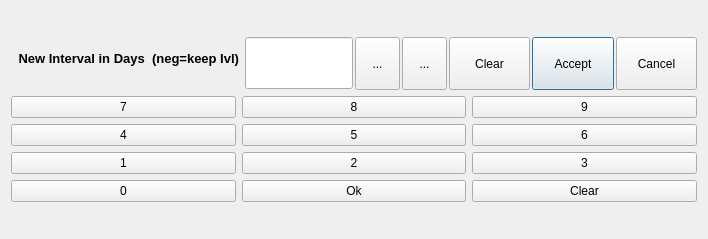
<?xml version="1.0" encoding="UTF-8"?>
<ui version="4.0">
 <class>Dialog</class>
 <widget class="QDialog" name="Dialog">
  <property name="windowModality">
   <enum>Qt::WindowModal</enum>
  </property>
  <property name="geometry">
   <rect>
    <x>0</x>
    <y>0</y>
    <width>708</width>
    <height>239</height>
   </rect>
  </property>
  <property name="sizePolicy">
   <sizepolicy hsizetype="Fixed" vsizetype="Fixed">
    <horstretch>0</horstretch>
    <verstretch>0</verstretch>
   </sizepolicy>
  </property>
  <property name="windowTitle">
   <string>Reschedule</string>
  </property>
  <layout class="QGridLayout" name="gridLayout">
   <item row="0" column="0">
    <layout class="QVBoxLayout" name="verticalLayout">
     <item>
      <layout class="QHBoxLayout" name="hL_top">
       <property name="spacing">
        <number>2</number>
       </property>
       <item>
        <layout class="QHBoxLayout" name="hleft">
         <property name="spacing">
          <number>6</number>
         </property>
         <property name="sizeConstraint">
          <enum>QLayout::SetFixedSize</enum>
         </property>
         <item>
          <widget class="QLabel" name="label_2">
           <property name="enabled">
            <bool>true</bool>
           </property>
           <property name="sizePolicy">
            <sizepolicy hsizetype="Preferred" vsizetype="Preferred">
             <horstretch>2</horstretch>
             <verstretch>0</verstretch>
            </sizepolicy>
           </property>
           <property name="minimumSize">
            <size>
             <width>0</width>
             <height>52</height>
            </size>
           </property>
           <property name="maximumSize">
            <size>
             <width>16777215</width>
             <height>24</height>
            </size>
           </property>
           <property name="font">
            <font>
             <pointsize>10</pointsize>
             <weight>75</weight>
             <bold>true</bold>
            </font>
           </property>
           <property name="contextMenuPolicy">
            <enum>Qt::NoContextMenu</enum>
           </property>
           <property name="text">
            <string>New Interval in Days  (neg=keep Ivl)</string>
           </property>
           <property name="textFormat">
            <enum>Qt::PlainText</enum>
           </property>
           <property name="scaledContents">
            <bool>false</bool>
           </property>
           <property name="alignment">
            <set>Qt::AlignRight|Qt::AlignTop|Qt::AlignTrailing</set>
           </property>
           <property name="wordWrap">
            <bool>true</bool>
           </property>
          </widget>
         </item>
         <item>
          <widget class="QLineEdit" name="lineEdit">
           <property name="enabled">
            <bool>true</bool>
           </property>
           <property name="sizePolicy">
            <sizepolicy hsizetype="Minimum" vsizetype="Fixed">
             <horstretch>0</horstretch>
             <verstretch>0</verstretch>
            </sizepolicy>
           </property>
           <property name="minimumSize">
            <size>
             <width>0</width>
             <height>52</height>
            </size>
           </property>
           <property name="alignment">
            <set>Qt::AlignRight|Qt::AlignTrailing|Qt::AlignVCenter</set>
           </property>
          </widget>
         </item>
        </layout>
       </item>
       <item>
        <layout class="QHBoxLayout" name="hright">
         <property name="sizeConstraint">
          <enum>QLayout::SetFixedSize</enum>
         </property>
         <item>
          <widget class="QToolButton" name="tb_down">
           <property name="sizePolicy">
            <sizepolicy hsizetype="Fixed" vsizetype="Fixed">
             <horstretch>1</horstretch>
             <verstretch>0</verstretch>
            </sizepolicy>
           </property>
           <property name="minimumSize">
            <size>
             <width>45</width>
             <height>53</height>
            </size>
           </property>
           <property name="text">
            <string>...</string>
           </property>
          </widget>
         </item>
         <item>
          <widget class="QToolButton" name="tb_up">
           <property name="sizePolicy">
            <sizepolicy hsizetype="Fixed" vsizetype="Fixed">
             <horstretch>1</horstretch>
             <verstretch>0</verstretch>
            </sizepolicy>
           </property>
           <property name="minimumSize">
            <size>
             <width>45</width>
             <height>53</height>
            </size>
           </property>
           <property name="text">
            <string>...</string>
           </property>
          </widget>
         </item>
         <item>
          <widget class="QPushButton" name="pb_u_clear">
           <property name="sizePolicy">
            <sizepolicy hsizetype="Minimum" vsizetype="Fixed">
             <horstretch>0</horstretch>
             <verstretch>0</verstretch>
            </sizepolicy>
           </property>
           <property name="minimumSize">
            <size>
             <width>0</width>
             <height>53</height>
            </size>
           </property>
           <property name="text">
            <string>Clear</string>
           </property>
           <property name="autoDefault">
            <bool>false</bool>
           </property>
          </widget>
         </item>
         <item>
          <widget class="QPushButton" name="pb_u_accept">
           <property name="sizePolicy">
            <sizepolicy hsizetype="Minimum" vsizetype="Fixed">
             <horstretch>0</horstretch>
             <verstretch>0</verstretch>
            </sizepolicy>
           </property>
           <property name="minimumSize">
            <size>
             <width>0</width>
             <height>53</height>
            </size>
           </property>
           <property name="text">
            <string>Accept</string>
           </property>
           <property name="autoDefault">
            <bool>false</bool>
           </property>
           <property name="default">
            <bool>true</bool>
           </property>
          </widget>
         </item>
         <item>
          <widget class="QPushButton" name="pb_u_cancel">
           <property name="sizePolicy">
            <sizepolicy hsizetype="Minimum" vsizetype="Fixed">
             <horstretch>0</horstretch>
             <verstretch>0</verstretch>
            </sizepolicy>
           </property>
           <property name="minimumSize">
            <size>
             <width>0</width>
             <height>53</height>
            </size>
           </property>
           <property name="text">
            <string>Cancel</string>
           </property>
           <property name="autoDefault">
            <bool>false</bool>
           </property>
          </widget>
         </item>
        </layout>
       </item>
      </layout>
     </item>
     <item>
      <layout class="QHBoxLayout" name="hL_lowerhalf" stretch="0,0">
       <property name="spacing">
        <number>6</number>
       </property>
       <property name="sizeConstraint">
        <enum>QLayout::SetNoConstraint</enum>
       </property>
       <item>
        <layout class="QVBoxLayout" name="vL_calc">
         <item>
          <layout class="QHBoxLayout" name="hLc7">
           <item>
            <widget class="QPushButton" name="pbc7">
             <property name="sizePolicy">
              <sizepolicy hsizetype="Minimum" vsizetype="Preferred">
               <horstretch>0</horstretch>
               <verstretch>0</verstretch>
              </sizepolicy>
             </property>
             <property name="text">
              <string>7</string>
             </property>
             <property name="autoDefault">
              <bool>false</bool>
             </property>
            </widget>
           </item>
           <item>
            <widget class="QPushButton" name="pbc8">
             <property name="sizePolicy">
              <sizepolicy hsizetype="Minimum" vsizetype="Preferred">
               <horstretch>0</horstretch>
               <verstretch>0</verstretch>
              </sizepolicy>
             </property>
             <property name="text">
              <string>8</string>
             </property>
             <property name="autoDefault">
              <bool>false</bool>
             </property>
            </widget>
           </item>
           <item>
            <widget class="QPushButton" name="pbc9">
             <property name="sizePolicy">
              <sizepolicy hsizetype="Minimum" vsizetype="Preferred">
               <horstretch>0</horstretch>
               <verstretch>0</verstretch>
              </sizepolicy>
             </property>
             <property name="text">
              <string>9</string>
             </property>
             <property name="autoDefault">
              <bool>false</bool>
             </property>
            </widget>
           </item>
          </layout>
         </item>
         <item>
          <layout class="QHBoxLayout" name="hLc4">
           <item>
            <widget class="QPushButton" name="pbc4">
             <property name="sizePolicy">
              <sizepolicy hsizetype="Minimum" vsizetype="Preferred">
               <horstretch>0</horstretch>
               <verstretch>0</verstretch>
              </sizepolicy>
             </property>
             <property name="text">
              <string>4</string>
             </property>
             <property name="autoDefault">
              <bool>false</bool>
             </property>
            </widget>
           </item>
           <item>
            <widget class="QPushButton" name="pbc5">
             <property name="sizePolicy">
              <sizepolicy hsizetype="Minimum" vsizetype="Preferred">
               <horstretch>0</horstretch>
               <verstretch>0</verstretch>
              </sizepolicy>
             </property>
             <property name="text">
              <string>5</string>
             </property>
             <property name="autoDefault">
              <bool>false</bool>
             </property>
            </widget>
           </item>
           <item>
            <widget class="QPushButton" name="pbc6">
             <property name="sizePolicy">
              <sizepolicy hsizetype="Minimum" vsizetype="Preferred">
               <horstretch>0</horstretch>
               <verstretch>0</verstretch>
              </sizepolicy>
             </property>
             <property name="text">
              <string>6</string>
             </property>
             <property name="autoDefault">
              <bool>false</bool>
             </property>
            </widget>
           </item>
          </layout>
         </item>
         <item>
          <layout class="QHBoxLayout" name="hLc1">
           <item>
            <widget class="QPushButton" name="pbc1">
             <property name="sizePolicy">
              <sizepolicy hsizetype="Minimum" vsizetype="Preferred">
               <horstretch>0</horstretch>
               <verstretch>0</verstretch>
              </sizepolicy>
             </property>
             <property name="text">
              <string>1</string>
             </property>
             <property name="autoDefault">
              <bool>false</bool>
             </property>
            </widget>
           </item>
           <item>
            <widget class="QPushButton" name="pbc2">
             <property name="sizePolicy">
              <sizepolicy hsizetype="Minimum" vsizetype="Preferred">
               <horstretch>0</horstretch>
               <verstretch>0</verstretch>
              </sizepolicy>
             </property>
             <property name="text">
              <string>2</string>
             </property>
             <property name="autoDefault">
              <bool>false</bool>
             </property>
            </widget>
           </item>
           <item>
            <widget class="QPushButton" name="pbc3">
             <property name="sizePolicy">
              <sizepolicy hsizetype="Minimum" vsizetype="Preferred">
               <horstretch>0</horstretch>
               <verstretch>0</verstretch>
              </sizepolicy>
             </property>
             <property name="text">
              <string>3</string>
             </property>
             <property name="autoDefault">
              <bool>false</bool>
             </property>
            </widget>
           </item>
          </layout>
         </item>
         <item>
          <layout class="QHBoxLayout" name="hLc0">
           <item>
            <widget class="QPushButton" name="pbc0">
             <property name="sizePolicy">
              <sizepolicy hsizetype="Preferred" vsizetype="Preferred">
               <horstretch>1</horstretch>
               <verstretch>0</verstretch>
              </sizepolicy>
             </property>
             <property name="text">
              <string>0</string>
             </property>
             <property name="autoDefault">
              <bool>false</bool>
             </property>
            </widget>
           </item>
           <item>
            <widget class="QPushButton" name="pbc_enter">
             <property name="sizePolicy">
              <sizepolicy hsizetype="Minimum" vsizetype="Preferred">
               <horstretch>1</horstretch>
               <verstretch>0</verstretch>
              </sizepolicy>
             </property>
             <property name="text">
              <string>Ok</string>
             </property>
            </widget>
           </item>
           <item>
            <widget class="QPushButton" name="pbc_clear">
             <property name="sizePolicy">
              <sizepolicy hsizetype="Preferred" vsizetype="Preferred">
               <horstretch>1</horstretch>
               <verstretch>0</verstretch>
              </sizepolicy>
             </property>
             <property name="text">
              <string>Clear</string>
             </property>
             <property name="autoDefault">
              <bool>false</bool>
             </property>
            </widget>
           </item>
          </layout>
         </item>
        </layout>
       </item>
       <item>
        <layout class="QVBoxLayout" name="vL_custom">
         <property name="sizeConstraint">
          <enum>QLayout::SetNoConstraint</enum>
         </property>
        </layout>
       </item>
      </layout>
     </item>
    </layout>
   </item>
  </layout>
 </widget>
 <tabstops>
  <tabstop>pb_u_accept</tabstop>
  <tabstop>pb_u_cancel</tabstop>
  <tabstop>pb_u_clear</tabstop>
  <tabstop>tb_up</tabstop>
  <tabstop>tb_down</tabstop>
  <tabstop>lineEdit</tabstop>
 </tabstops>
 <resources/>
 <connections/>
</ui>
